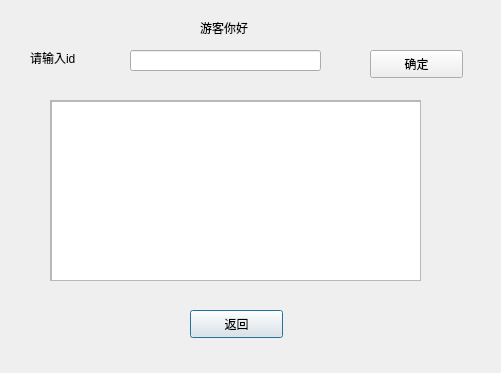
<?xml version="1.0" encoding="UTF-8"?>
<ui version="4.0">
 <class>Dialog</class>
 <widget class="QDialog" name="Dialog">
  <property name="geometry">
   <rect>
    <x>0</x>
    <y>0</y>
    <width>501</width>
    <height>373</height>
   </rect>
  </property>
  <property name="windowTitle">
   <string>Dialog</string>
  </property>
  <widget class="QLabel" name="label">
   <property name="geometry">
    <rect>
     <x>200</x>
     <y>20</y>
     <width>81</width>
     <height>16</height>
    </rect>
   </property>
   <property name="text">
    <string>游客你好</string>
   </property>
  </widget>
  <widget class="QPushButton" name="pushButton_3">
   <property name="geometry">
    <rect>
     <x>190</x>
     <y>310</y>
     <width>93</width>
     <height>28</height>
    </rect>
   </property>
   <property name="text">
    <string>返回</string>
   </property>
  </widget>
  <widget class="QLineEdit" name="lineEdit">
   <property name="geometry">
    <rect>
     <x>130</x>
     <y>50</y>
     <width>191</width>
     <height>21</height>
    </rect>
   </property>
  </widget>
  <widget class="QLabel" name="label_2">
   <property name="geometry">
    <rect>
     <x>30</x>
     <y>50</y>
     <width>72</width>
     <height>15</height>
    </rect>
   </property>
   <property name="text">
    <string>请输入id</string>
   </property>
  </widget>
  <widget class="QPushButton" name="pushButton">
   <property name="geometry">
    <rect>
     <x>370</x>
     <y>50</y>
     <width>93</width>
     <height>28</height>
    </rect>
   </property>
   <property name="text">
    <string>确定</string>
   </property>
  </widget>
  <widget class="QScrollArea" name="scrollArea">
   <property name="geometry">
    <rect>
     <x>50</x>
     <y>100</y>
     <width>371</width>
     <height>181</height>
    </rect>
   </property>
   <property name="widgetResizable">
    <bool>true</bool>
   </property>
   <widget class="QWidget" name="scrollAreaWidgetContents">
    <property name="geometry">
     <rect>
      <x>0</x>
      <y>0</y>
      <width>369</width>
      <height>179</height>
     </rect>
    </property>
    <widget class="QListWidget" name="listWidget">
     <property name="geometry">
      <rect>
       <x>0</x>
       <y>0</y>
       <width>371</width>
       <height>192</height>
      </rect>
     </property>
    </widget>
   </widget>
  </widget>
 </widget>
 <resources/>
 <connections/>
</ui>
